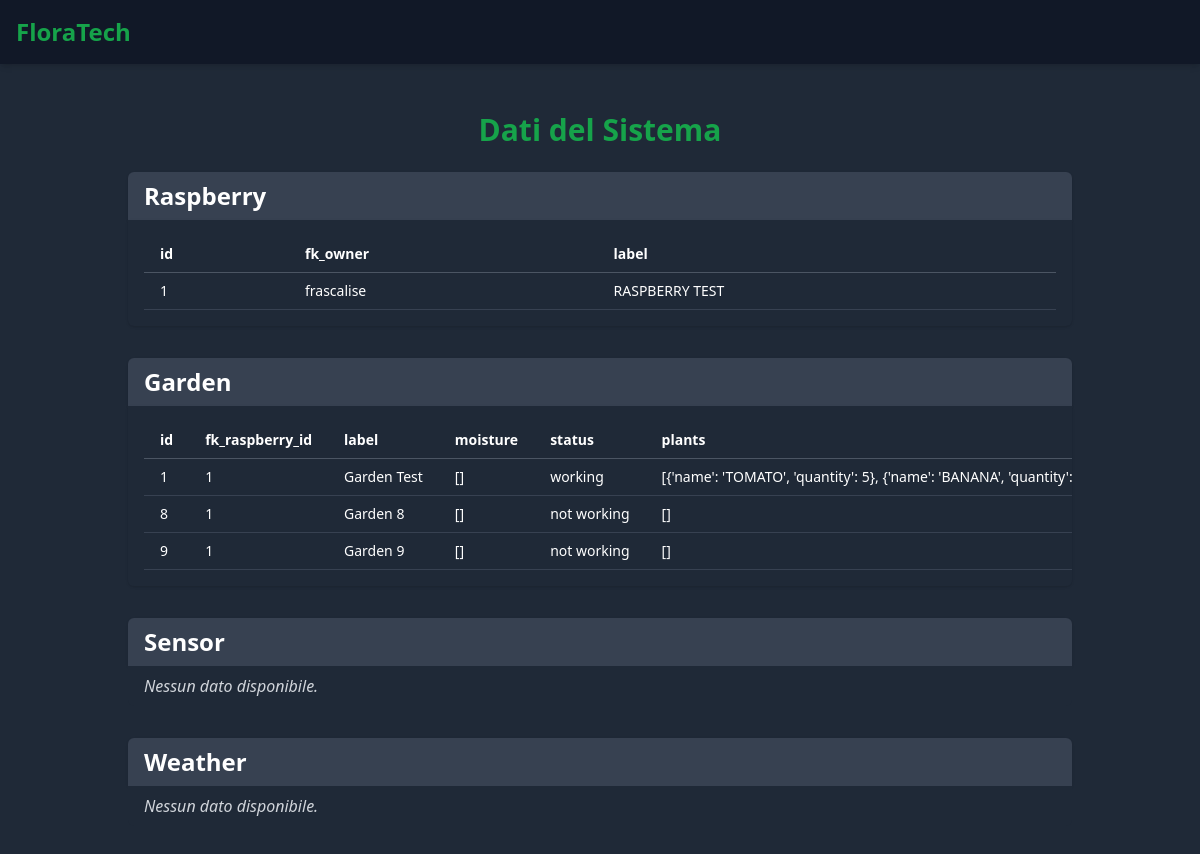
Page /api/show_all/ on the earlier database version.
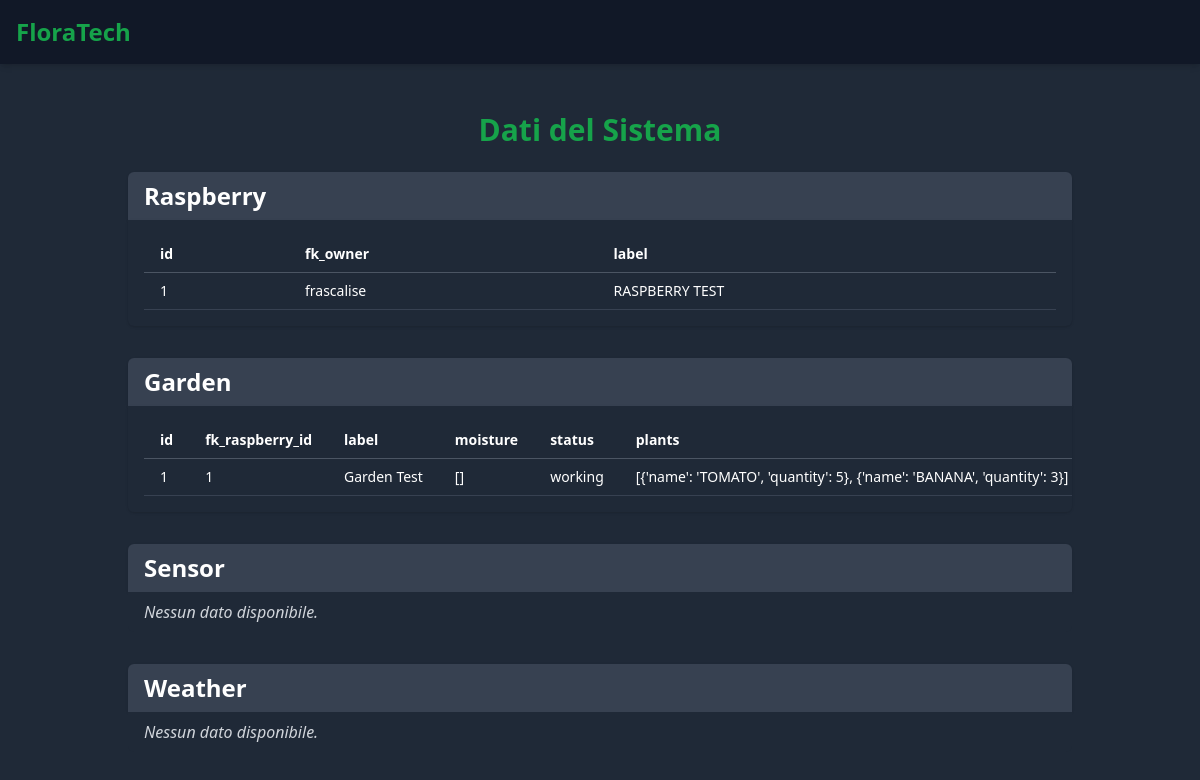
Same page on the later database version.
### accounts/models.py (models this page shows)
class Raspberry(models.Model):
    id = models.AutoField(primary_key=True)
    fk_owner = models.CharField(max_length=50)
    label = models.CharField(max_length=50)

class Garden(models.Model):
    id = models.AutoField(primary_key=True)
    fk_raspberry = models.ForeignKey(Raspberry, on_delete=models.CASCADE)
    label = models.CharField(max_length=50)
    moisture = models.JSONField(default=list)
    status = models.CharField(default="not working", max_length=50) # [ working, not working ]
    plants = models.JSONField(default=list)

### FloraTech/views.py (the view)
# urls.py: path("api/show_all/", show_all, name="show_all"),
def show_all(request):
    raspberry = Raspberry.objects.all().values()
    garden = Garden.objects.all().values()
    sensor = Sensor.objects.all().values()
    weather = Weather.objects.all().values()
    data = {
        'raspberry': list(raspberry),
        'garden': list(garden),
        'sensor': list(sensor),
        'weather': list(weather),
    }
    return render(request, 'api/show_all.html', {'data': data})

### templates/api/show_all.html (shortened to what this page needs)
{% extends "base.html" %}
{% block content %}
<div class="container mx-auto px-4 py-6">
    <h1 class="text-3xl font-bold text-green-600 mb-6 text-center">Dati del Sistema</h1>
    {% for key, items in data.items %}
    <div class="mb-8">
        <h2 class="text-2xl font-semibold text-white bg-gray-700 px-4 py-2 rounded-t-md shadow">
            {{ key|capfirst }}
        </h2>
        {% if items %}
        <div class="bg-gray-800 text-white p-4 rounded-b-md shadow overflow-x-auto">
            <table class="min-w-full text-sm text-left">
                <thead class="border-b border-gray-600">
                    <tr>
                        {% for field in items.0.keys %}
                        <th class="px-4 py-2">{{ field }}</th>
                        {% endfor %}
                    </tr>
                </thead>
                <tbody>
                    {% for item in items %}
                    <tr class="border-b border-gray-700 hover:bg-gray-700">
                        {% for value in item.values %}
                        <td class="px-4 py-2 whitespace-nowrap">{{ value }}</td>
                        {% endfor %}
                    </tr>
                    {% endfor %}
                </tbody>
            </table>
        </div>
        {% else %}
        <p class="text-gray-300 italic px-4 py-2 bg-gray-800 rounded-b-md">Nessun dato disponibile.</p>
        {% endif %}
    </div>
    {% endfor %}
</div>
{% endblock %}

Differences in the rows shown:
removed Garden: values "8" "1" "Garden 8" "[]" "not working" "[]"
removed Garden: values "9" "1" "Garden 9" "[]" "not working" "[]"
Other differences:
new list line: "[{'name': 'TOMATO', 'quantity': 5}, {'name': 'BANANA', 'quantity': 3}]"
list line gone: "[{'name': 'TOMATO', 'quantity': 5}, {'name': 'BANANA', 'quantity':…"
